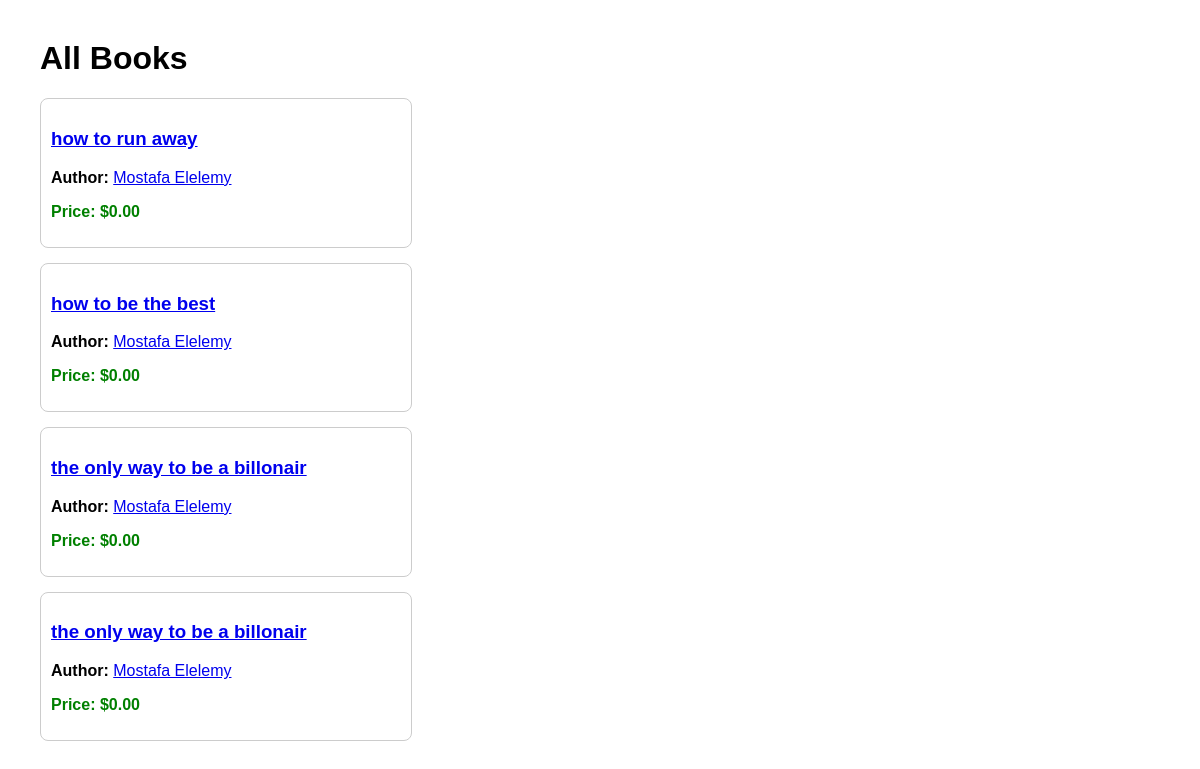
The page /books/ on the database its author committed.
### books/models.py (models this page shows, shortened)
class Book(models.Model):
    title = models.CharField(max_length=200)
    description = models.TextField(blank=True)
    author = models.ForeignKey(Author, on_delete=models.CASCADE, related_name='books')
    price = models.DecimalField(max_digits=6, decimal_places=2 ,default=0.00)
    published_date = models.DateField(default=None, null=True, blank=True)
    added_to_site_at = models.DateTimeField(auto_now_add=True, null=True)

class Author(models.Model):
    name = models.CharField(max_length=100)
    bio = models.TextField(blank=True)
    books_published = models.IntegerField(default=0)
    list_of_books = models.TextField(blank=True)

### books/views.py (the view)
# urls.py: path('', views.book_list, name='book_list'),
def book_list(request):
    books = Book.objects.all()
    return render(request, 'book_list.html', {'books': books})

### books/templates/book_list.html (shortened to what this page needs)
<!DOCTYPE html>
<html>
  <head>
  </head>
  <body>
    <h1>All Books</h1>
    <ul>
      {% for book in books %}
      <li>
        <div class="book-card">
          <h3>
            <a href="{% url 'book_detail' book.id %}">{{ book.title }}</a>
          </h3>
          <p>
            <strong>Author:</strong>
            <a href="{% url 'author_detail' book.author.id %}">
              {{ book.author.name }}
            </a>
          </p>
          <p class="price">Price: ${{ book.price }}</p>
        </div>
      </li>
      {% endfor %}
    </ul>
  </body>
</html>

### books/templates/book_list.html (style rules this page uses)
body { font-family: Arial; margin: 40px; }
ul { list-style-type: none; padding: 0; }
li { margin-bottom: 15px; }
.book-card { border: 1px solid #ccc; border-radius: 8px; padding: 10px; width: 350px; }
.price { color: green; font-weight: bold; }

### rows shown on the page
Book: title "how to run away", author.name "Mostafa Elelemy", price "0.00"
Book: title "how to be the best", author.name "Mostafa Elelemy", price "0.00"
Book: title "the only way to be a billonair", author.name "Mostafa Elelemy", price "0.00"
Book: title "the only way to be a billonair", author.name "Mostafa Elelemy", price "0.00"
